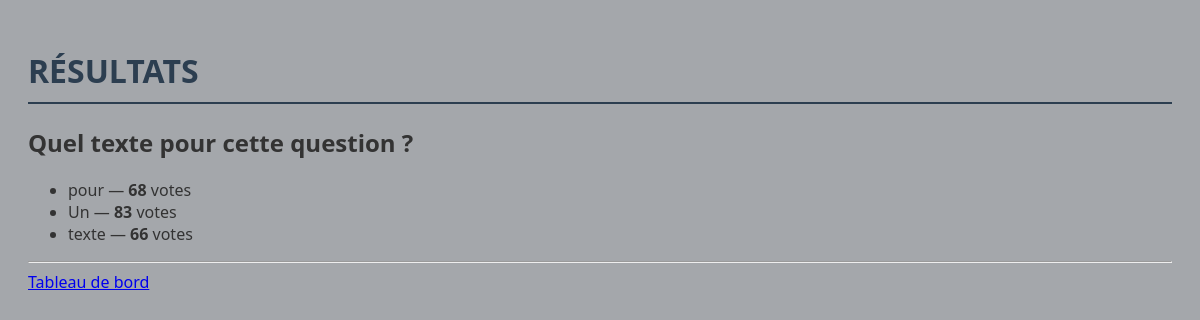
The app's page /polls/1/results/, older data.
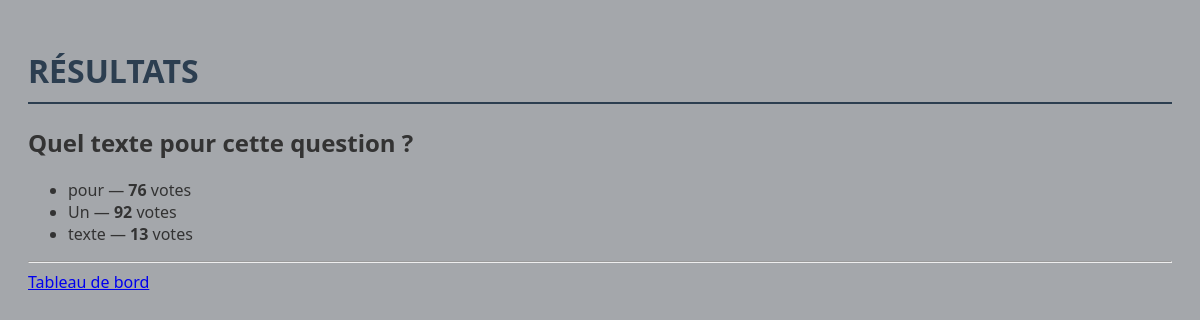
The same page, newer data.
### polls/models.py (models this page shows, shortened)
class Choice(models.Model):
    question = models.ForeignKey(Question, on_delete=models.CASCADE)
    choice_text = models.CharField(max_length=200,verbose_name="Choix")
    votes = models.IntegerField(default=0)
    class Meta:
        verbose_name = "Choix"
        verbose_name_plural = "Choix"

### polls/views.py (the view)
# urls.py: path("<int:question_id>/results/", views.results, name="results"),
def results(request: HttpRequest, question_id: int) -> HttpResponse:
    question = get_object_or_404(Question, pk=question_id)
    return render(request, "polls/results.html", {"question": question})

### polls/templates/polls/results.html (shortened to what this page needs)
{% load static %}<!doctype html>
<html lang="fr">
  <head>
    <link rel="stylesheet" href="{% static 'polls/style.css' %}" />
  </head>
  <body>
    <h1>RÉSULTATS</h1>
    <h2>{{ question.question_text }}</h2>
    <ul>
      {% for choice in question.choice_set.all %}
      <li>
        {{ choice.choice_text }} —
        <strong>{{ choice.votes }}</strong> vote{{ choice.votes|pluralize }}
      </li>
      {% endfor %}
    </ul>
    <hr />
    <a href="{% url 'polls:index' %}">Tableau de bord</a>
  </body>
</html>

Row changes from the older to the newer data that the page shows:
changed Choice "pour": votes "68" → "76"
changed Choice "Un": votes "83" → "92"
changed Choice "texte": votes "66" → "13"
